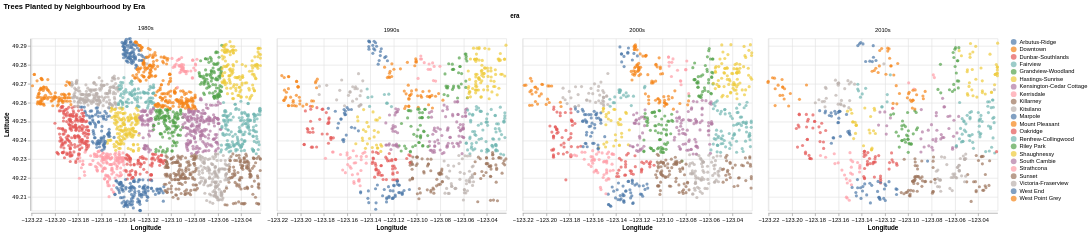

Notebook code for this chart:
### Markdown cell above
### Q3. Does the city plant trees primarily in certain neighbourhoods or are they distributed equally across the city?

To answer this question, a faceted, scatter plot is used to visualize the distribution of trees planted over the decades in the different neighbourhoods.  A tooltip consisting of the <i>neighbourhood</i>, <i>common name</i>, <i>genus</i> and <i>species name</i> is also included for easier comparison.

### Code cell
# Create the chart.  Don't name the legend as it is self-explanatory from the chart title.

neighbourhood_tree_loc = alt.Chart(van_trees_df).mark_circle().encode(
    alt.X('longitude', title='Longitude', scale=alt.Scale(domain=[min_lon, max_lon])),
    alt.Y('latitude', title='Latitude', scale=alt.Scale(domain=[min_lat, max_lat])),
    alt.Color('neighbourhood_name', title=None),
    tooltip=['neighbourhood_name', 'common_name', 'genus_name', 'species_name']
).properties(title='Tree Distribution by Neighbourhood')

# Facet the scatter plot by era.

neighbourhood_tree_loc_faceted = neighbourhood_tree_loc.facet('era', columns=4, title='Trees Planted by Neighbourhood by Era')

neighbourhood_tree_loc_faceted

### Figure 1 — Vega-Lite specification as saved in the notebook (floating-point values rounded to 4 significant figures; data arrays with more than 128 entries replaced by an {"elided": "..."} marker saying what was removed)
{"config": {"view": {"continuousWidth": 400, "continuousHeight": 300}}, "data": {"name": "data-be268a667c2f4a405aa382948f1e611d"}, "facet": {"type": "nominal", "field": "era"}, "spec": {"mark": "circle", "encoding": {"color": {"type": "nominal", "field": "neighbourhood_name", "title": null}, "tooltip": [{"type": "nominal", "field": "neighbourhood_name"}, {"type": "nominal", "field": "common_name"}, {"type": "nominal", "field": "genus_name"}, {"type": "nominal", "field": "species_name"}], "x": {"type": "quantitative", "field": "longitude", "scale": {"domain": [-123.2, -123.0]}, "title": "Longitude"}, "y": {"type": "quantitative", "field": "latitude", "scale": {"domain": [49.2, 49.29]}, "title": "Latitude"}}, "title": "Tree Distribution by Neighbourhood"}, "columns": 4, "title": "Trees Planted by Neighbourhood by Era", "$schema": "https://vega.github.io/schema/vega-lite/v4.8.1.json", "datasets": {"data-be268a667c2f4a405aa382948f1e611d": {"elided": "5000 records"}}}
